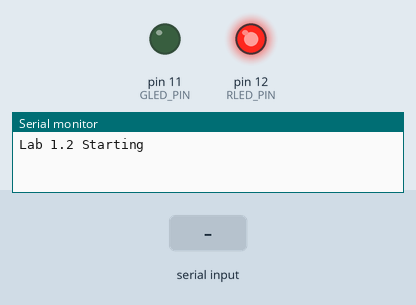
This sketch was run on a simulated Arduino Uno, built with avr-gcc and run on an emulated ATmega328P. On the bench: output pins drawn as LEDs (lit = HIGH), the last lines printed to the serial monitor. The test bench sets the inputs (shaded band).

Above: at 0.1 s.
At 2.5 s:
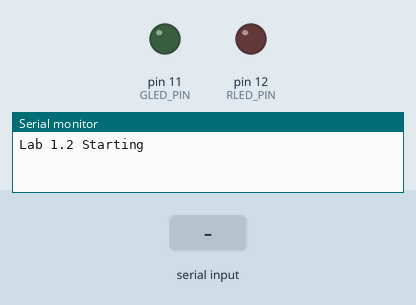
2.6 s: "1" received over Serial
At 4.8 s:
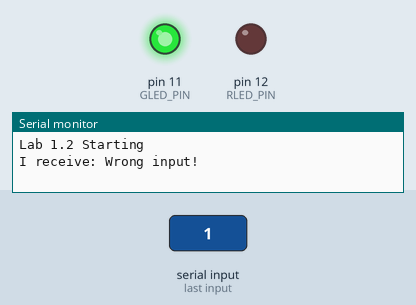
Timing chart, 0 to 11.6 s (numbered marks = the images above; inputs shaded):
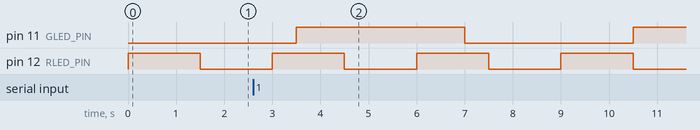

The sketch:

LAB_1_2.ino
```cpp
#include <TimerOne.h>

const int RLED_PIN = 12;
const int GLED_PIN = 11;

const float R_HALF_PERIOD = 1.5;
const float G_HALF_PERIOD = 3.5;

volatile int greenLedState = LOW;
volatile int redLedState = LOW;

void blinkGreen() {
  greenLedState = !greenLedState;
  digitalWrite(GLED_PIN, greenLedState);
}

void setup() {
  Serial.begin(9600);
  while (!Serial);
  Serial.println("Lab 1.2 Starting");
  pinMode(RLED_PIN, OUTPUT);
  pinMode(GLED_PIN, OUTPUT);
  Timer1.initialize(G_HALF_PERIOD * 1e06);
  Timer1.attachInterrupt(blinkGreen);

}
void serialprintstatus(){
    if (Serial.available() > 0) {
      int inByte = Serial.read();
      Serial.print("I receive: ");
      if (inByte == (int)'G') {
        Serial.print("Green LED:");
        Serial.println(greenLedState);
    }
    else if (inByte == (int)'R') {
       Serial.print("Red LED:");
       Serial.println(redLedState);
    }
    else {
       Serial.println("Wrong input!");
    }
  }
}

void loop() {

  redLedState = !redLedState;
  digitalWrite(RLED_PIN, redLedState);
  delay(R_HALF_PERIOD * 1e03);
  serialprintstatus();
}
```

Measured:
- by itself, pin 12 (RLED_PIN): alternates HIGH for 1.5 s and LOW for 1.5 s
